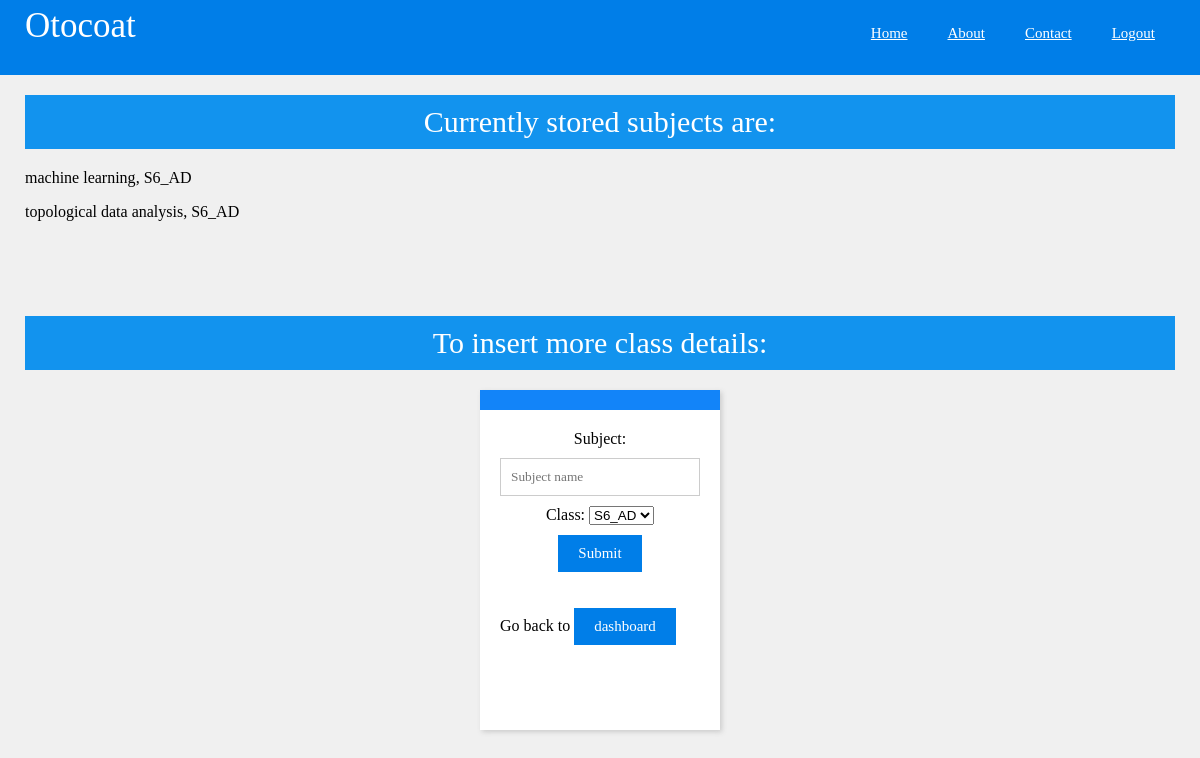
The app's page /subject (signed in), older data.
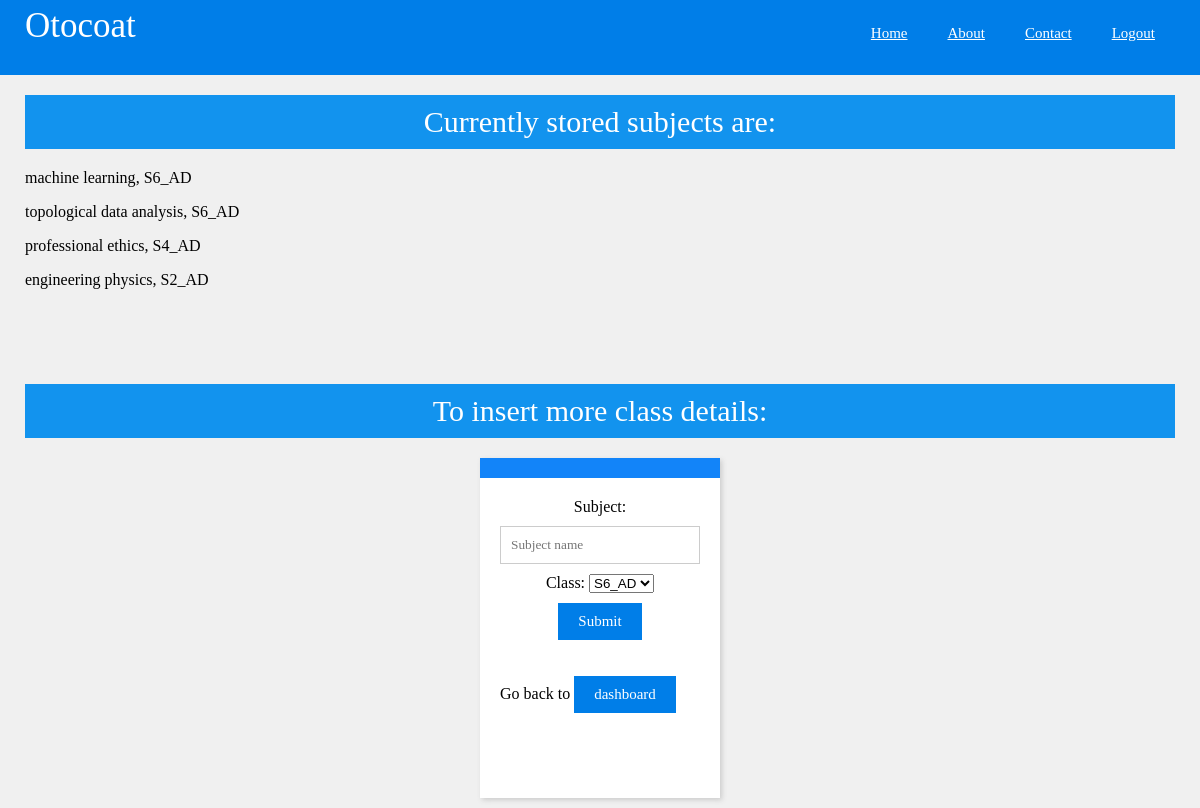
The same page, newer data.
### models/subjects.py (models this page shows)
class Subjects(db.Model):
	theclass = db.Column(db.String, db.ForeignKey('classes.theclass'), primary_key = True)
	subject = db.Column(db.String, primary_key = True)
	assign_1 = db.relationship("Assignment_1", lazy = True)
	assign_2 = db.relationship("Assignment_2", lazy = True)
	endsem = db.relationship("Endsem", lazy = True)
	intern_1 = db.relationship("Internals_1", lazy = True)
	intern_2 = db.relationship("Internals_2", lazy = True)
	deta1 = db.relationship("Internals_1_details", lazy = True)
	deta2 = db.relationship("Assignment_1_details", lazy = True)
	deta3 = db.relationship("Internals_2_details", lazy = True)
	deta4 = db.relationship("Assignment_2_details", lazy = True)
	deta5 = db.relationship("Endsem_details", lazy = True)
	deta6 = db.relationship("Feedback", lazy = True)

### routes/subject.py (the view, shortened to what this page needs)
@subjects.route('/subject', methods = ["POST", "GET"])
@login_required
def subject():
	if request.method == "GET":
		rows = db.session.execute(db.select(Classes.theclass)).all()
		therows = []
		for i in rows:
			j = i[0]
			therows.append(j)
		arows = db.session.execute(db.select(Subjects.subject, Subjects.theclass)).all()
		return render_template('subject.html', alist = therows, subjectlist = arows)

### main.py (called while the page is built)
@lm.user_loader
def user_loader(email):
	theusers = db.session.execute(db.select(Users.email)).all()
	users = []
	for i in theusers:
		users.append(i[0])
	if email not in users:
		return
	user = Auser()
	user.id = email
	return user

### templates/subject.html (shortened to what this page needs)
<html>
	<head>
		<link rel = "stylesheet" type = "text/css" href = "/static/css/style.css">
	</head>
	<body>
		<div class=nav>
			<div class=margin>
				<h1>Otocoat</h1>
				<div class=link>
					<a href="/index" class=nl>Home</a>
					<a href="/about" class=nl>About</a>
					<a href="/contact" class=nl>Contact</a>
					<a href = "/logout" class = nl>Logout</a>
				</div>
			</div>
		</div>
		<div class=margin>
			<h5>Currently stored subjects are:</h5>
			{% for i in subjectlist %}
			<p>{{i[0]}}, {{i[1]}}</p>
			{% endfor %}
			<h5>To insert more class details:</h5>
			<center>
				<div class=j>
					<h3></h3>
			<form method = "post" autocomplete = "off">
				<div class = "TextBoxdiv">
					<label for = "sub">Subject: </label>
					<input type = "text" name = "name" placeholder = "Subject name" id = "sub">
				</div>
				<div class = "TextBoxdiv">
					<label for = "classes">Class: </label>
					<select id = "classes" name = "theclass">
						{% for i in alist %}
						<option value = "{{i}}">{{i}}</option>
						{% endfor %}
					</select>
				</div>
				<button>Submit</button>
			</form>
			<p>Go back to <a href = "/dash"><button>dashboard</button></a></p>
		</div>
	</body>
</html>

### static/css/style.css (style rules this page uses)
body { margin:0; font-family:"comic sans ms"; background:#f0f0f0; }
.nav { width:100%; z-index:100; position:fixed; background:#007ee8; top:0; height:75; }
.margin { width:1150; margin:auto; }
h1,h2,h3,h4,h5,h6 { font:lighter 25px "comic sans ms"; color:white; padding:0; margin:0; }
h1 { font-size:35; float:left; padding:6 0 0; }
.link { float:right; }
.nl { float:left; color:white; padding:25 20; }
a,img,button { transition:0.5s all ease; color:white; font-size:15; font-family:"comic sans ms"; }
button { background:#007ee8; border:none; padding:10 20 ; margin:10 0; }
h3 { background:#1284f9; padding:10 20; margin:-20 -20 20; }
p { text-align:justify; }
input,textarea { width:100%; padding:10; border:1px solid #ccc; margin:10 0; font-family:"Andika Basic"; }
h5 { background:#1293ee; padding:10 20; margin:95 0 20; font-size:30; text-align:center; }
.j { width:200; height:300; background:white; box-shadow:2px 2px 5px #ccc; padding:20; margin:20 10 10; float:center; }

Row changes from the older to the newer data that the page shows:
added Subjects: subject "professional ethics", theclass "S4_AD"
added Subjects: subject "engineering physics", theclass "S2_AD"
